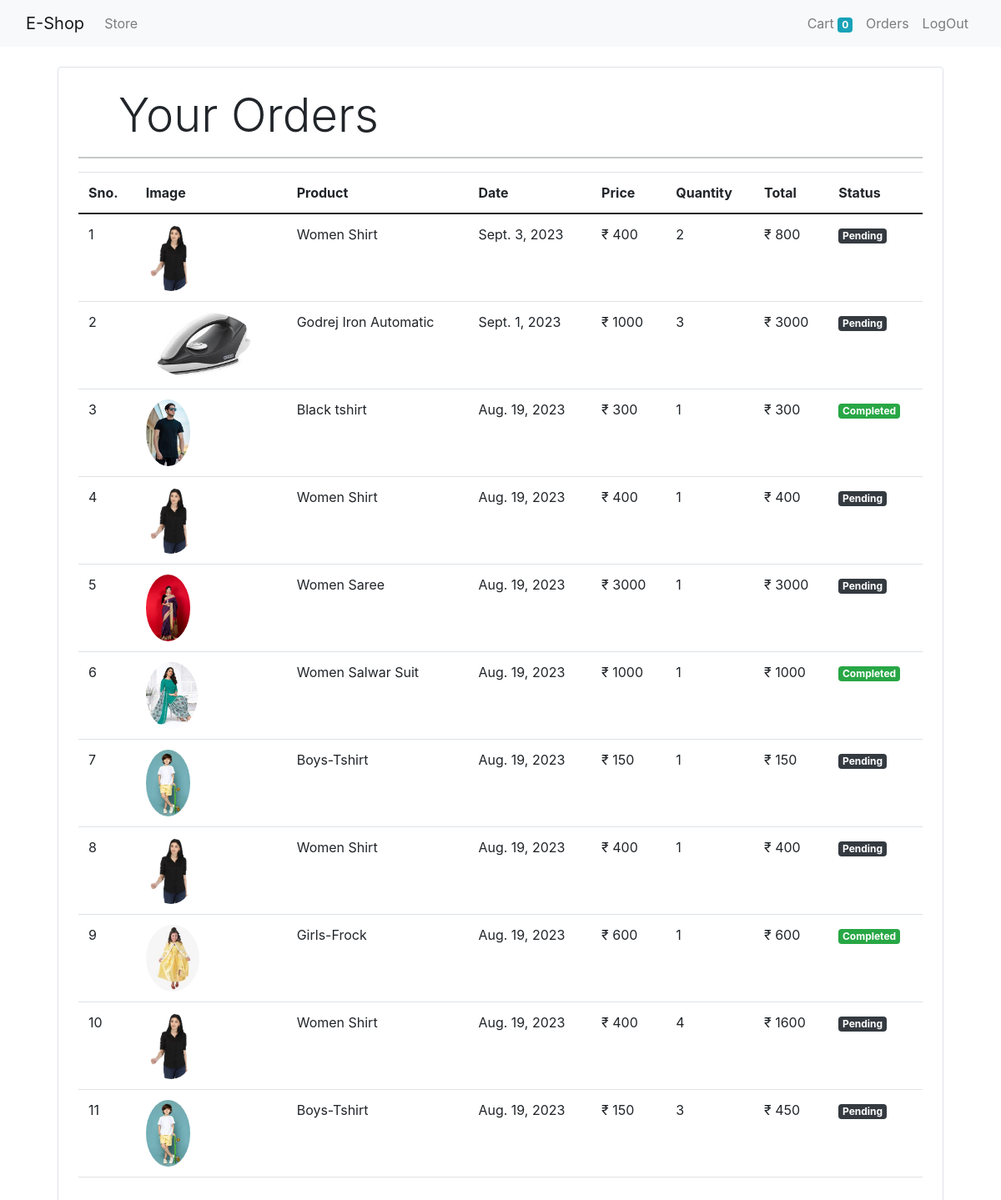
Screenshot of /orders (signed in) with the database file from the repository.
### store/models/orders.py (models this page shows, shortened)
class Order(models.Model):
    product = models.ForeignKey(Products,
                                on_delete=models.CASCADE)
    customer = models.ForeignKey(Customer,
                                 on_delete=models.CASCADE)
    quantity = models.IntegerField(default=1)
    price = models.IntegerField()
    address = models.CharField(max_length=50, default='', blank=True)
    phone = models.CharField(max_length=50, default='', blank=True)
    date = models.DateField(default=datetime.datetime.today)
    status = models.BooleanField(default=False)
    @staticmethod
    def get_orders_by_customer(customer_id):
        return Order.objects.filter(customer=customer_id).order_by('-date')

### store/models/products.py (models this page shows, shortened)
class Products(models.Model):
    name=models.CharField(max_length=50)
    price=models.IntegerField(default=0)
    category=models.ForeignKey(Category,on_delete=models.CASCADE,default=1)
    description=models.CharField(max_length=200,default='',null=True,blank=True)
    image=models.ImageField(upload_to='uploads/products/')

### store/views/orders.py (the view)
# urls.py: path('orders',OrderView.as_view(),name='orders')
class OrderView(View):
    @method_decorator(auth_middleware)
    def get(self , request ):
        customer = request.session.get('customer')
        orders = Order.get_orders_by_customer(customer)
        print(orders)
        return render(request , 'orders.html'  , {'orders' : orders})

### store/templatetags/custom.py (called while the page is built)
@register.filter(name='currency')
def currency(number):
    return "₹ "+str(number)

@register.filter(name='multiply')
def multiply(number , number1):
    return number * number1

### store/templates/orders.html
{% extends 'base.html' %} {% block content %} {% load cart %} {% load custom %}
<div class="container">
  <div class="border rounded p-4 m-4">
    <p class="display-4 pl-4 ml-4">Your Orders</p>
    <hr />
    <table class="table">
      <thead>
        <tr>
          <th>Sno.</th>
          <th>Image</th>
          <th>Product</th>
          <th>Date</th>
          <th>Price</th>
          <th>Quantity</th>
          <th>Total</th>
          <th>Status</th>
        </tr>
      </thead>
      <tbody>
        {% for order in orders %}
        <tr>
          <td>{{forloop.counter}}</td>
          <td>
            <img
              style="height: 80px"
              class="rounded-circle"
              src="{{order.product.image.url}}"
              alt=""
            />
          </td>
          <td>{{order.product.name}}</td>
          <td>{{order.date}}</td>
          <td>{{order.price|currency}}</td>
          <td>{{order.quantity}}</td>
          <td>{{order.quantity|multiply:order.price|currency}}</td>
          {% if order.status %}
          <td><span class="badge bg-success text-white">Completed</span></td>
          {%else%}
          <td><span class="badge bg-dark text-white">Pending</span></td>
          {% endif %}
        </tr>
        {% endfor %}
      </tbody>
    </table>
  </div>
</div>
{% endblock %}

### rows the page displays
Order: product.image (picture), product.name "Women Shirt", date "Sept. 3, 2023", price "₹ 400", quantity "2", quantity|multiply "₹ 800", status "Pending"
Order: product.image (picture), product.name "Godrej Iron Automatic", date "Sept. 1, 2023", price "₹ 1000", quantity "3", quantity|multiply "₹ 3000", status "Pending"
Order: product.image (picture), product.name "Black tshirt", date "Aug. 19, 2023", price "₹ 300", quantity "1", quantity|multiply "₹ 300", status "Completed"
Order: product.image (picture), product.name "Women Shirt", date "Aug. 19, 2023", price "₹ 400", quantity "1", quantity|multiply "₹ 400", status "Pending"
Order: product.image (picture), product.name "Women Saree", date "Aug. 19, 2023", price "₹ 3000", quantity "1", quantity|multiply "₹ 3000", status "Pending"
Order: product.image (picture), product.name "Women Salwar Suit", date "Aug. 19, 2023", price "₹ 1000", quantity "1", quantity|multiply "₹ 1000", status "Completed"
Order: product.image (picture), product.name "Boys-Tshirt", date "Aug. 19, 2023", price "₹ 150", quantity "1", quantity|multiply "₹ 150", status "Pending"
Order: product.image (picture), product.name "Women Shirt", date "Aug. 19, 2023", price "₹ 400", quantity "1", quantity|multiply "₹ 400", status "Pending"
Order: product.image (picture), product.name "Girls-Frock", date "Aug. 19, 2023", price "₹ 600", quantity "1", quantity|multiply "₹ 600", status "Completed"
Order: product.image (picture), product.name "Women Shirt", date "Aug. 19, 2023", price "₹ 400", quantity "4", quantity|multiply "₹ 1600", status "Pending"
Order: product.image (picture), product.name "Boys-Tshirt", date "Aug. 19, 2023", price "₹ 150", quantity "3", quantity|multiply "₹ 450", status "Pending"

### other values shown
{{ request.session.cart.keys|length }} "0"
